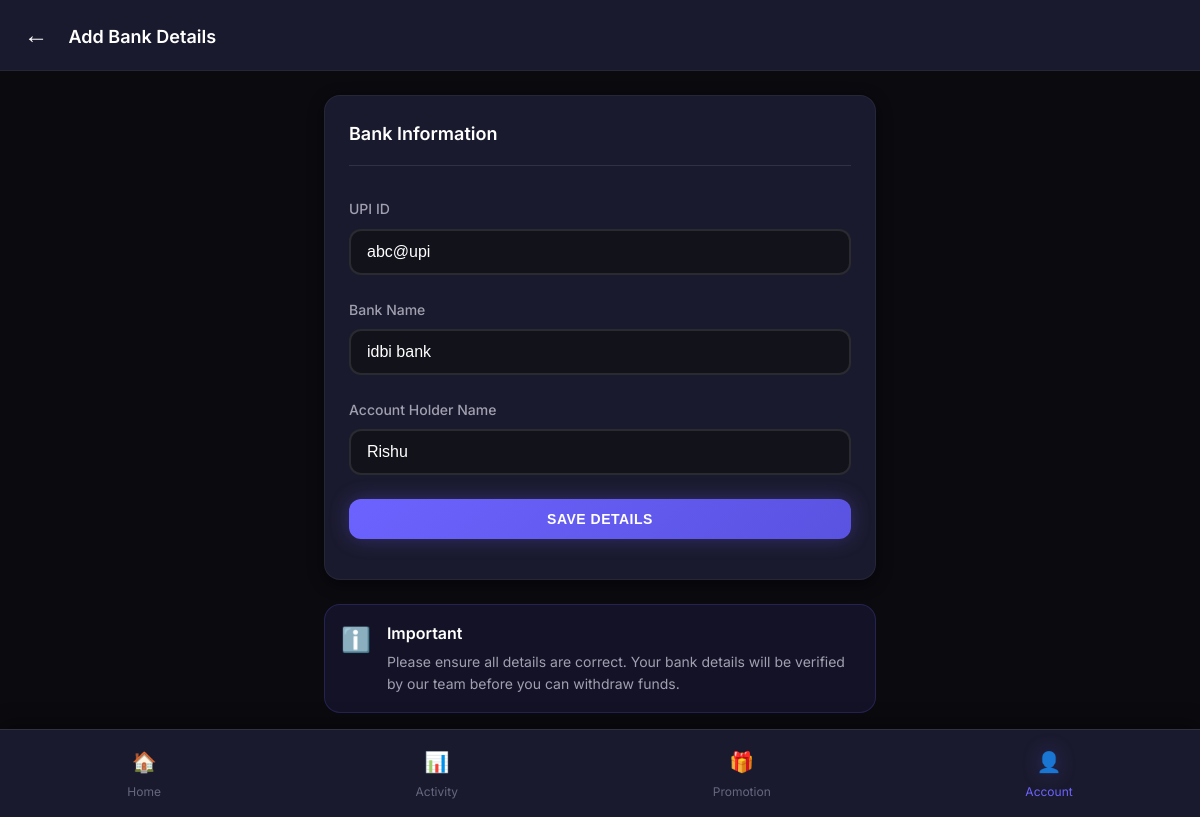
/wallet/add-bank/ (signed in), run on the app's committed database.
### wallet/models.py (models this page shows, shortened)
class BankDetail(models.Model):
    user = models.OneToOneField(settings.AUTH_USER_MODEL, on_delete=models.CASCADE, related_name='bank_detail')
    upi_id = models.CharField(max_length=100)
    bank_name = models.CharField(max_length=100)
    account_holder_name = models.CharField(max_length=100)
    is_verified = models.BooleanField(default=False)
    verified_at = models.DateTimeField(null=True, blank=True)
    verified_by = models.ForeignKey(
        settings.AUTH_USER_MODEL,
        on_delete=models.SET_NULL,
        null=True,
        blank=True,
        limit_choices_to={'is_staff': True}
    )
    created_at = models.DateTimeField(auto_now_add=True)
    updated_at = models.DateTimeField(auto_now=True)
    class Meta:
        verbose_name_plural = 'Bank Details'

### wallet/views.py (the view, shortened to what this page needs)
# urls.py: path('add-bank/', views.add_bank_details, name='add_bank'),
@login_required
def add_bank_details(request):
    try:
        bank_detail = BankDetail.objects.get(user=request.user)
    except BankDetail.DoesNotExist:
        bank_detail = None
    return render(request, 'wallet/add_bank.html', {'bank_detail': bank_detail})

### core/context_processors.py (called while the page is built)
def site_settings(request):
    return {
        'SITE_NAME': 'Color Prediction',
        'SITE_SETTING': {
            'admin_upi': getattr(settings, 'ADMIN_UPI', 'Not configured'),
            'admin_qr': getattr(settings, 'ADMIN_QR', ''),
        },
        'GAME_SETTINGS': settings.GAME_SETTINGS,
    }

### templates/wallet/add_bank.html (shortened to what this page needs)
{% extends 'base/base.html' %}
{% load static %}
{% block content %}
<div class="app-container">
    <header class="app-header">
        <div class="header-left">
            <a href="{% url 'withdraw' %}" class="back-btn">←</a>
            <span class="page-title">Add Bank Details</span>
        </div>
    </header>
    <main class="main-content">
        <div class="card">
            <div class="card-header">
                <span class="card-title">Bank Information</span>
            </div>
            <div class="card-body">
                <div class="form-group">
                    <label class="form-label">UPI ID</label>
                    <input type="text" id="upi_id" class="form-control" placeholder="example@upi" value="{{ bank_detail.upi_id|default:'' }}">
                </div>
                <div class="form-group">
                    <label class="form-label">Bank Name</label>
                    <input type="text" id="bank_name" class="form-control" placeholder="e.g., HDFC Bank" value="{{ bank_detail.bank_name|default:'' }}">
                </div>
                <div class="form-group">
                    <label class="form-label">Account Holder Name</label>
                    <input type="text" id="account_holder_name" class="form-control" placeholder="Name as per bank" value="{{ bank_detail.account_holder_name|default:'' }}">
                </div>
                <button class="btn btn-primary btn-block" onclick="submitBankDetails()">
                    Save Details
                </button>
            </div>
        </div>
        <div class="info-box mt-3">
            <div class="info-icon">ℹ️</div>
            <div class="info-content">
                <div class="info-title">Important</div>
                <div class="info-text">
                    Please ensure all details are correct. Your bank details will be verified by our team before you can withdraw funds.
                </div>
            </div>
        </div>
    </main>
    <nav class="bottom-nav">
        <a href="{% url 'game_home' %}" class="nav-item">
            <span class="nav-icon">🏠</span>
            <span>Home</span>
        </a>
        <a href="{% url 'my_bets' %}" class="nav-item">
            <span class="nav-icon">📊</span>
            <span>Activity</span>
        </a>
        <a href="{% url 'referral_dashboard' %}" class="nav-item">
            <span class="nav-icon">🎁</span>
            <span>Promotion</span>
        </a>
        <a href="{% url 'wallet' %}" class="nav-item active">
            <span class="nav-icon">👤</span>
            <span>Account</span>
        </a>
    </nav>
</div>
{% endblock %}

### static/css/style.css (style rules this page uses)
:root { --primary-color: #6C63FF; --primary-dark: #5A52E0; --secondary-color: #00D4AA; --accent-color: #FF6B6B; --color-green: #00C853; --color-green-light: #00E676; --color-red: #FF1744; --color-red-light: #FF5252; --color-violet: #AA00FF; --color-violet-light: #D500F9; --bg-primary: #0A0A0F; --bg-secondary: #12121A; --bg-card: #1A1A2E; --bg-card-hover: #222240; --text-primary: #FFFFFF; --text-secondary: #A0A0B0; --text-muted: #666680; --glow-primary: 0 0 20px rgba(108, 99, 255, 0.3); --glow-green: 0 0 20px rgba(0, 200, 83, 0.3); --glow-red: 0 0 20px rgba(255, 23, 68, 0.3); --glow-violet: 0 0 20px rgba(170, 0, 255, 0.3); --shadow-sm: 0 2px 8px rgba(0, 0, 0, 0.3); --shadow-md: 0 4px 16px rgba(0, 0, 0, 0.4); --shadow-lg: 0 8px 32px rgba(0, 0, 0, 0.5); --radius-sm: 8px; --radius-md: 12px; --radius-lg: 16px; --radius-xl: 24px; --transition-fast: 0.15s ease; --transition-normal: 0.3s ease; --transition-slow: 0.5s ease; --spacing-xs: 4px; --spacing-sm: 8px; --spacing-md: 16px; --spacing-lg: 24px; --spacing-xl: 32px; --spacing-xxl: 48px; }
* { margin: 0; padding: 0; box-sizing: border-box; }
html { scroll-behavior: smooth; }
body { font-family: 'Segoe UI', 'Roboto', 'Helvetica Neue', Arial, sans-serif; background: var(--bg-primary); color: var(--text-primary); line-height: 1.6; min-height: 100vh; overflow-x: hidden; }
a { color: var(--primary-color); text-decoration: none; transition: color var(--transition-fast); }
.mt-3 { margin-top: var(--spacing-lg); }
.card { background: var(--bg-card); border-radius: var(--radius-lg); padding: var(--spacing-lg); box-shadow: var(--shadow-md); border: 1px solid rgba(255, 255, 255, 0.05); transition: all var(--transition-normal); backdrop-filter: blur(10px); }
.card-header { display: flex; justify-content: space-between; align-items: center; margin-bottom: var(--spacing-md); padding-bottom: var(--spacing-md); border-bottom: 1px solid rgba(255, 255, 255, 0.1); }
.card-title { font-size: 1.125rem; font-weight: 600; color: var(--text-primary); margin: 0; }
.card-body { padding: var(--spacing-md) 0; }
.btn { display: inline-flex; align-items: center; justify-content: center; gap: var(--spacing-sm); padding: 12px 24px; font-size: 0.875rem; font-weight: 600; border: none; border-radius: var(--radius-md); cursor: pointer; transition: all var(--transition-normal); text-transform: uppercase; letter-spacing: 0.5px; position: relative; overflow: hidden; }
.btn::before { content: ''; position: absolute; top: 0; left: -100%; width: 100%; height: 100%; background: linear-gradient(90deg, transparent, rgba(255, 255, 255, 0.1), transparent); transition: left 0.5s ease; }
.btn-primary { background: linear-gradient(135deg, var(--primary-color), var(--primary-dark)); color: white; box-shadow: var(--glow-primary); }
.btn-block { width: 100%; display: flex; }
.form-group { margin-bottom: var(--spacing-lg); }
.form-label { display: block; margin-bottom: var(--spacing-sm); font-weight: 500; color: var(--text-secondary); font-size: 0.875rem; }
.form-control { width: 100%; padding: 12px 16px; font-size: 1rem; background: var(--bg-secondary); border: 2px solid rgba(255, 255, 255, 0.1); border-radius: var(--radius-md); color: var(--text-primary); transition: all var(--transition-normal); }
.form-control::placeholder { color: var(--text-muted); }
.bottom-nav { position: fixed; bottom: 0; left: 0; width: 100%; background: var(--bg-card); border-top: 1px solid rgba(255, 255, 255, 0.1); display: flex; justify-content: space-around; padding: var(--spacing-sm) 0; z-index: 100; box-shadow: 0 -4px 20px rgba(0, 0, 0, 0.3); }
.nav-item { display: flex; flex-direction: column; align-items: center; gap: var(--spacing-xs); padding: var(--spacing-sm) var(--spacing-md); color: var(--text-muted); text-decoration: none; transition: all var(--transition-fast); border-radius: var(--radius-md); font-size: 0.75rem; }
.nav-item.active { color: var(--primary-color); }
.nav-item.active .nav-icon { text-shadow: var(--glow-primary); }
.nav-icon { font-size: 1.5rem; transition: all var(--transition-fast); }
.main-content { padding: var(--spacing-lg); padding-bottom: 100px; max-width: 600px; margin: 0 auto; }
.page-title { font-size: 1.5rem; font-weight: 700; margin: 0; }

### templates/base/base.html (style rules this page uses)
body { font-family: 'Inter', sans-serif; }

### data on the page
BankDetail: upi_id "abc@upi", bank_name "idbi bank", account_holder_name "Rishu"
